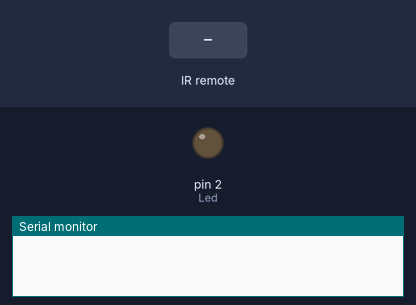
The sketch below on a simulated Arduino Uno, built with avr-gcc and run on an emulated ATmega328P. Shown: output pins drawn as LEDs (lit = HIGH), the last lines printed to the serial monitor. Dashed ring = blinking. Inputs (shaded band) come from the test bench.

Above: at 1.2 s.
1.3 s: infrared code 0xFF18E7 received
At 1.42 s:
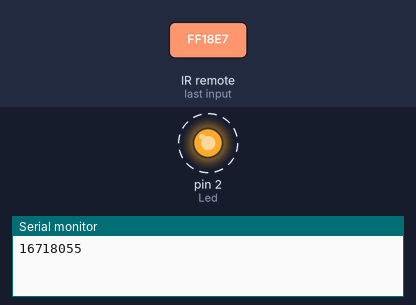
3.5 s: infrared code 0xFF10EF received
At 6.2 s:
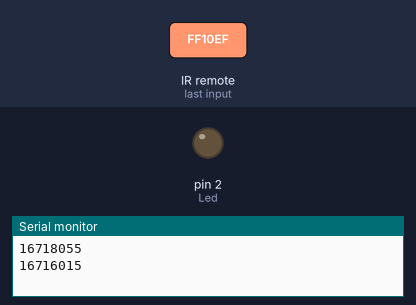
6.5 s: infrared code 0xFF38C7 received
At 6.62 s:
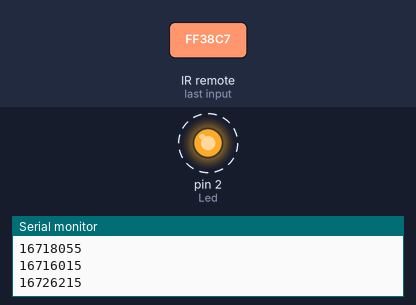
Timing chart, 0 to 10.3 s (numbered marks = the images above; inputs shaded):
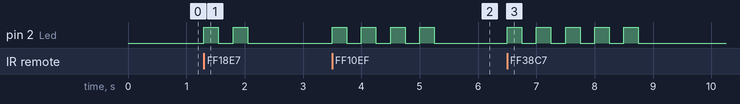

The sketch:

P10_Receptor_IR.ino
```cpp
#include <IRremote.h> //Libreria para IR
//Declar los pines como variables constantes
const int RECV_PIN = 11;
const int parpadeo = 0;
const int Led = 2;

void Blink(int numero_veces);//Funcion para prender y apagar el led

//Funciones para la libreria IR
IRrecv irrecv(RECV_PIN);
decode_results results;

void setup()
{
  Serial.begin(9600);//Inicializar el puerto serial a 9600
  pinMode(Led, OUTPUT);//Inicializar el pin 2 como salida
  irrecv.enableIRIn(); // Inicializar receptor IR
}

void loop()
{
  if (irrecv.decode(&results))
  {
    Serial.println(results.value); //Descomentar esta linea para observar el codigo de cualquier control IR
    irrecv.resume(); // Receive the next value

    if (results.value == 16724175) Blink(1);//Si se presiona el boton 1 que parpade 1 vez
    if (results.value == 16718055) Blink(2);
    if (results.value == 16743045) Blink(3);
    if (results.value == 16716015) Blink(4);
    if (results.value == 16726215) Blink(5);
    if (results.value == 16734885) Blink(6);
    if (results.value == 16728765) Blink(7);
    if (results.value == 16730805) Blink(8);
    if (results.value == 16732845) Blink(9);
  }
}

void Blink(int numero_veces)//Cuerpo de la funcion
{
  for (int i = 0; i < numero_veces; i++)
    {
      digitalWrite(Led, HIGH);
      delay(250);
      digitalWrite(Led, LOW);
      delay(250);
    }
}
```

Measured:
- after the input at 1.3 s, pin 2 (Led): alternates HIGH for 0.25 s and LOW for 0.25 s, 4 changes in all, then stays LOW, starting at once
- after the input at 3.5 s, pin 2 (Led): alternates HIGH for 0.25 s and LOW for 0.25 s, 8 changes in all, then stays LOW, starting at once
- after the input at 6.5 s, pin 2 (Led): alternates HIGH for 0.25 s and LOW for 0.25 s, 10 changes in all, then stays LOW, starting at once
